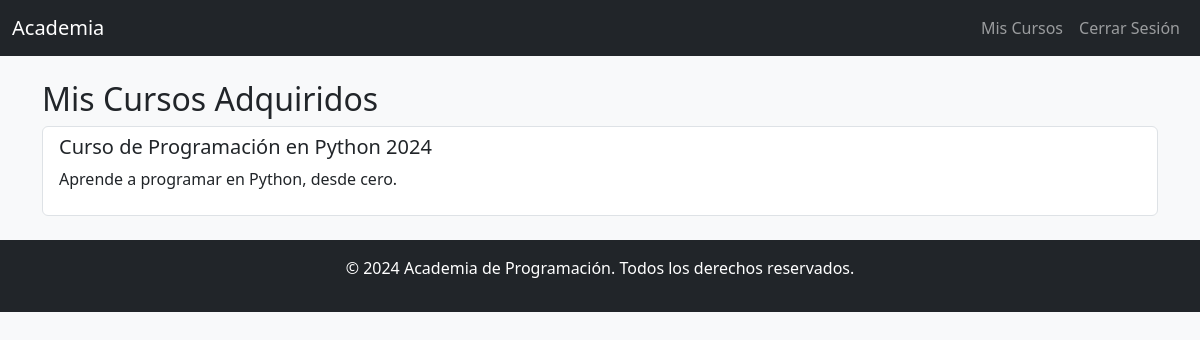
/my-courses (signed in), run on the app's committed database.
### app/models.py (models this page shows)
class Course(db.Model):
    id = db.Column(db.Integer, primary_key=True)
    name = db.Column(db.String(120), nullable=False)
    description = db.Column(db.Text, nullable=False)
    price = db.Column(db.Float, nullable=False)

### app/routes.py (the view)
@bp.route("/my-courses")
def user_courses():
    if "user_id" not in session:
        flash("Inicia sesión para ver tus cursos.", "danger")
        return redirect(url_for("main.login"))
    user_id = session["user_id"]
    user_courses_ids = UserCourse.query.filter_by(user_id=user_id).all()
    user_courses = Course.query.filter(Course.id.in_([uc.course_id for uc in user_courses_ids])).all()
    return render_template("historial.html", courses=user_courses)

### app/templates/historial.html (shortened to what this page needs)
{% extends "base.html" %}
{% block content %}
<h2>Mis Cursos Adquiridos</h2>
<div class="list-group">
    {% for user_course in courses %}
    <div class="list-group-item">
        <h5>{{ user_course.name }}</h5>
        <p>{{ user_course.description }}</p>
    </div>
    {% else %}
    <p>No has adquirido cursos aún.</p>
    {% endfor %}
</div>
{% endblock %}

### app/static/styles.css (style rules this page uses)
body { background-color: #f8f9fa; }
h1, h2 { margin-top: 20px; }

### data on the page
Course: name "Curso de Programación en Python 2024", description "Aprende a programar en Python, desde cero."
